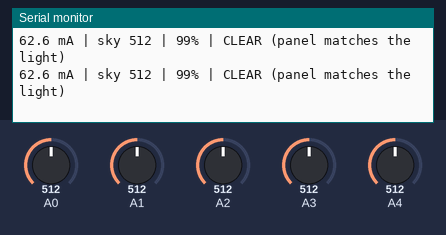
Recording of a sketch running on a simulated Arduino Uno, built with avr-gcc and run on an emulated ATmega328P. On the bench: the last lines printed to the serial monitor. The test bench sets the inputs (shaded band); at power-on: A4 = 512, A0 = 512, A1 = 512, A2 = 512, A3 = 512.

Above: at 1.2 s.
1.3 s: A4 set to 444
At 1.49 s:
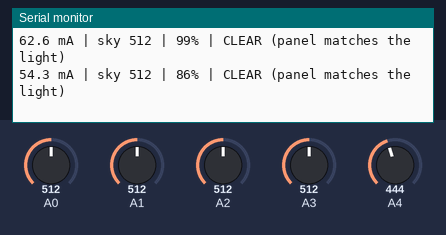
2.8 s: A4 set to 427
At 3.0 s:
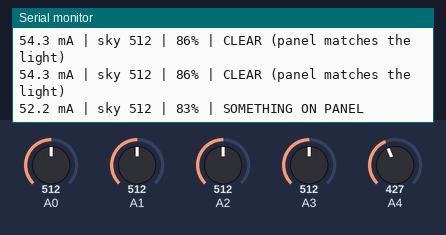

Measured:
- the behaviour switches between 436 and 435 on A4 (found by bisection; images 1 and 2)
- after the input at 1.3 s, the serial monitor: prints a new line at once (image 1)
- after the input at 2.8 s, the serial monitor: prints a new line at once (image 2)

The sketch:

cover_test.ino
```cpp
// Cover test: is a power drop caused by something ON the panel, or by less light in the room?
// Panel current comes from the voltage across a 40 ohm load (Tinkercad has no INA219;
// on the real build, read the INA219 instead). The 4 LDRs are the "sky" reference.
const float R_LOAD = 40.0;   // 4 x 10 ohm in a chain on breadboard 2
const float ON_PANEL_PCT = 85;  // panel gives under 85% of what the light says it should

float cleanRatio = 0;           // best panel-mA per sky-unit seen so far = clean panel

void setup() {
  Serial.begin(9600);
  Serial.println("cover test: panel mA | sky | expected % | verdict");
}

void loop() {
  float panelMa = analogRead(A4) * 5.0 / 1023.0 / R_LOAD * 1000.0;
  float sky = (analogRead(A0) + analogRead(A1) + analogRead(A2) + analogRead(A3)) / 4.0;
  if (sky < 5) sky = 5;

  float ratio = panelMa / sky;
  if (ratio > cleanRatio) cleanRatio = ratio;   // learns the clean-panel relationship
  float pct = cleanRatio > 0 ? 100.0 * ratio / cleanRatio : 100;

  Serial.print(panelMa, 1);
  Serial.print(" mA | sky ");
  Serial.print((int)sky);
  Serial.print(" | ");
  Serial.print((int)pct);
  Serial.print("% | ");
  if (panelMa < 2 && sky < 60) Serial.println("DARK: no light at all");
  else if (pct < ON_PANEL_PCT) Serial.println("SOMETHING ON PANEL");
  else Serial.println("CLEAR (panel matches the light)");
  delay(250);
}
```
